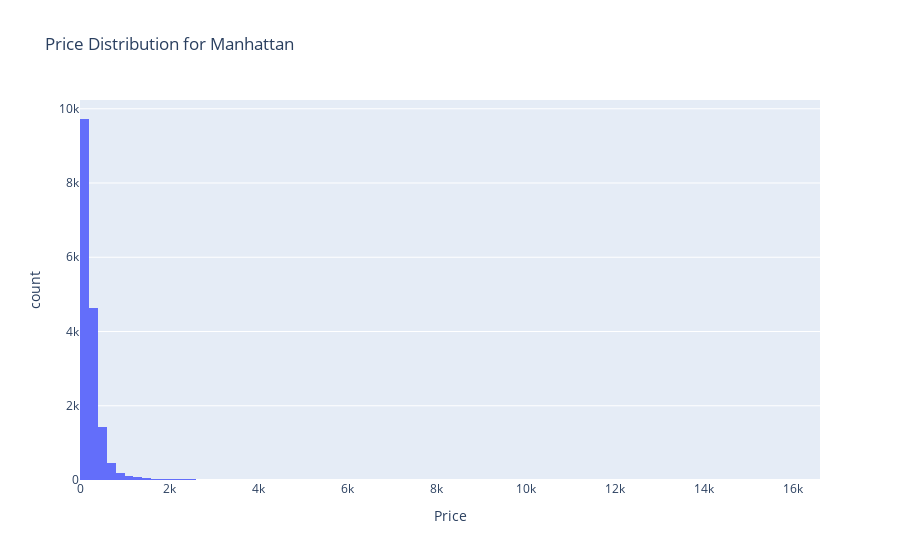

The notebook cell this image was saved under:
### Code cell
neighborhood_group_hist(city="Manhattan")

### Figure 1 — Plotly figure (JSON) as saved in the notebook; plotly's stock layout.template omitted (floating-point values rounded to 4 significant figures; data arrays with more than 128 entries replaced by an {"elided": "..."} marker saying what was removed)
{"data": [{"alignmentgroup": "True", "bingroup": "x", "hovertemplate": "Price=%{x}<br>count=%{y}<extra></extra>", "legendgroup": "", "marker": {"color": "#636efa", "pattern": {"shape": ""}}, "name": "", "nbinsx": 100, "offsetgroup": "", "orientation": "v", "showlegend": false, "type": "histogram", "x": {"elided": "16823 int values"}, "xaxis": "x", "yaxis": "y"}], "layout": {"barmode": "relative", "legend": {"tracegroupgap": 0}, "title": {"text": "Price Distribution for Manhattan"}, "xaxis": {"anchor": "y", "domain": [0, 1], "title": {"text": "Price"}}, "yaxis": {"anchor": "x", "domain": [0, 1], "title": {"text": "count"}}}}
